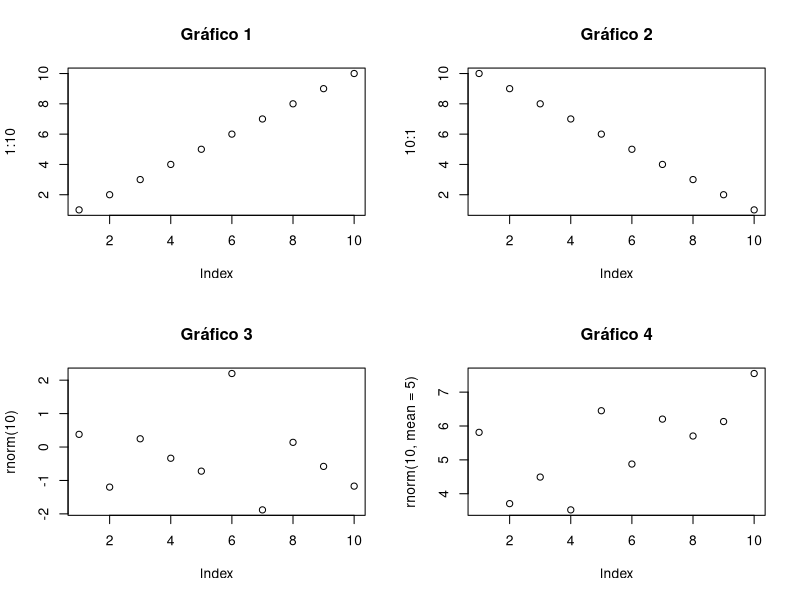
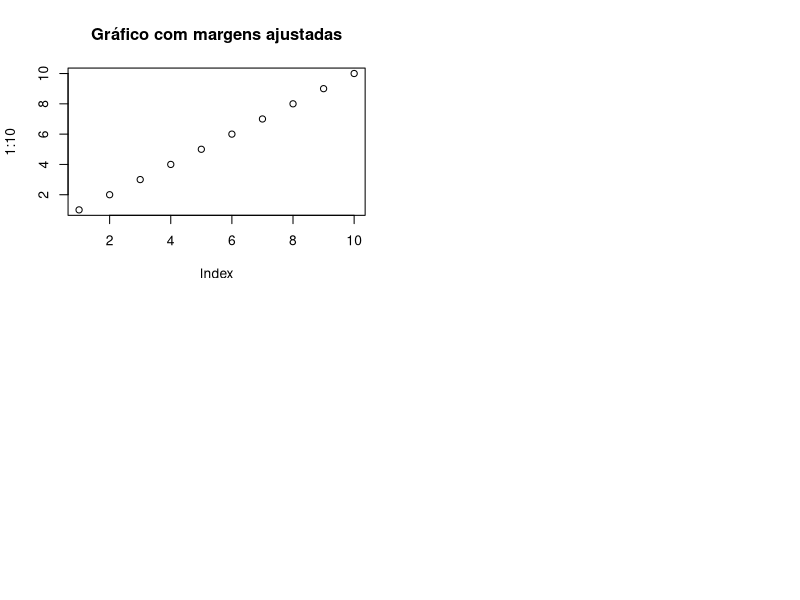
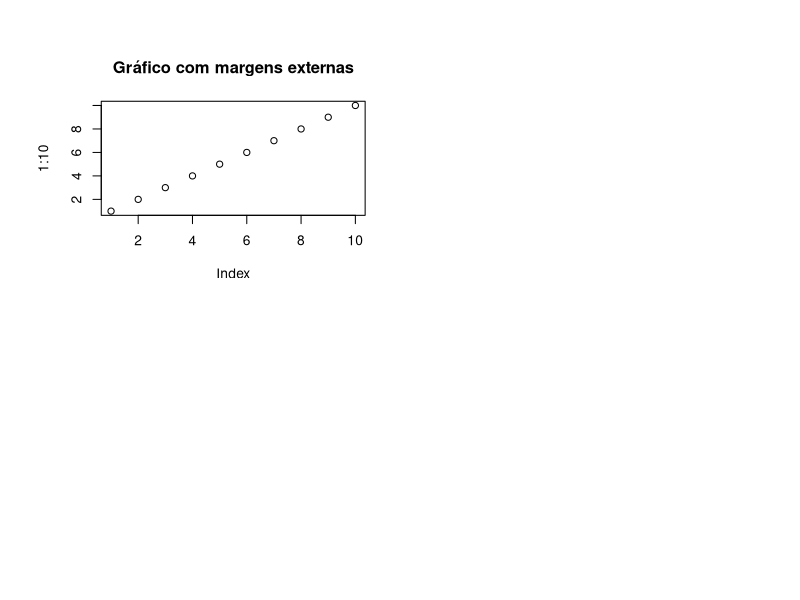

Write R code to recreate these figures, in order. (Note: this script raises an error after producing the figures.)
# Ajusta o layout para 2 linhas e 2 colunas
par(mfrow = c(2, 2))

# Cria 4 gráficos
plot(1:10, main = "Gráfico 1")
plot(10:1, main = "Gráfico 2")
plot(rnorm(10), main = "Gráfico 3")
plot(rnorm(10, mean = 5), main = "Gráfico 4")

# Ajusta as margens do gráfico
par(mar = c(5, 4, 4, 2) + 0.1)

# Cria um gráfico simples
plot(1:10, main = "Gráfico com margens ajustadas")

# Ajusta as margens externas
par(oma = c(2, 2, 2, 2))

# Cria um gráfico simples
plot(1:10, main = "Gráfico com margens externas")


# Ajusta o tamanho do texto
par(cex = 1.5)

# Cria um gráfico com texto aumentado
plot(1:10, main = "Texto aumentado com cex = 1.5")


# Ajusta o tipo e a largura da linha
par(lty = 2, lwd = 2)

# Cria um gráfico com linha tracejada e largura aumentada
plot(1:10, type = "l", main = "Linha tracejada e largura 2")


# Ajusta os rótulos dos eixos
plot(1:10, xlab = "Eixo X", ylab = "Eixo Y", main = "Gráfico com rótulos personalizados")



# Define o layout do gráfico
par(mfrow = c(2, 2))

# Cria 4 gráficos
plot(1:10, main = "Gráfico 1")
plot(10:1, main = "Gráfico 2")
plot(rnorm(10), main = "Gráfico 3")
plot(rnorm(10, mean = 5), main = "Gráfico 4")

# Restaura o layout padrão
par(mfrow = c(1, 1))

# Cria um gráfico simples com layout padrão
plot(1:10, main = "Gráfico com layout padrão")


